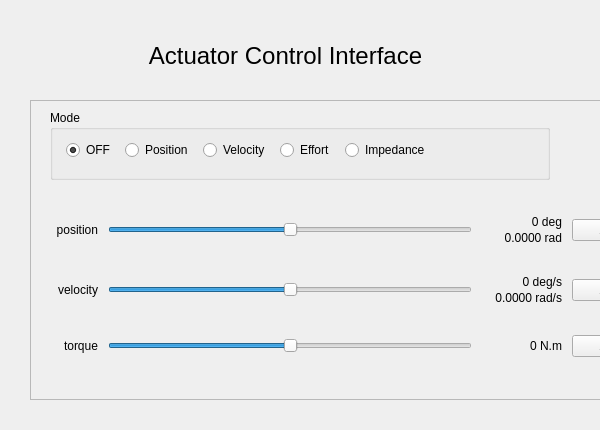
<?xml version="1.0" encoding="UTF-8"?>
<ui version="4.0">
 <class>Form</class>
 <widget class="QWidget" name="Form">
  <property name="geometry">
   <rect>
    <x>0</x>
    <y>0</y>
    <width>600</width>
    <height>430</height>
   </rect>
  </property>
  <property name="windowTitle">
   <string>Form</string>
  </property>

  <widget class="QLabel" name="label_title">
   <property name="geometry">
    <rect>
     <x>130</x>
     <y>40</y>
     <width>311</width>
     <height>31</height>
    </rect>
   </property>
   <property name="font">
    <font>
     <pointsize>18</pointsize>
     <weight>50</weight>
     <bold>false</bold>
    </font>
   </property>
   <property name="text">
    <string>Actuator Control Interface</string>
   </property>
   <property name="alignment">
    <set>Qt::AlignCenter</set>
   </property>
  </widget>

  <widget class="QFrame" name="frame">
   <property name="geometry">
    <rect>
     <x>30</x>
     <y>100</y>
     <width>800</width>
     <height>300</height>
    </rect>
   </property>
   <property name="frameShape">
    <enum>QFrame::StyledPanel</enum>
   </property>
   <property name="frameShadow">
    <enum>QFrame::Raised</enum>
   </property>

   <!-- MODE group -->
   <widget class="QGroupBox" name="mode_group">
    <property name="geometry">
     <rect>
      <x>20</x>
      <y>10</y>
      <width>500</width>
      <height>70</height>
     </rect>
    </property>
    <property name="title">
     <string>Mode</string>
    </property>
    <widget class="QWidget" name="horizontalLayoutWidget_mode">
     <property name="geometry">
      <rect>
       <x>10</x>
       <y>25</y>
       <width>600</width>
       <height>31</height>
      </rect>
     </property>
     <layout class="QHBoxLayout" name="horizontalLayout_mode">
      <property name="spacing">
       <number>10</number>
      </property>
      <property name="leftMargin">
       <number>6</number>
      </property>
      <property name="rightMargin">
       <number>6</number>
      </property>
      <item>
       <widget class="QRadioButton" name="mode_off">
        <property name="text">
         <string>OFF</string>
        </property>
        <property name="checked">
         <bool>true</bool>
        </property>
       </widget>
      </item>
      <item>
       <widget class="QRadioButton" name="mode_position">
        <property name="text">
         <string>Position</string>
        </property>
       </widget>
      </item>
      <item>
       <widget class="QRadioButton" name="mode_velocity">
        <property name="text">
         <string>Velocity</string>
        </property>
       </widget>
      </item>
      <item>
       <widget class="QRadioButton" name="mode_effort">
        <property name="text">
         <string>Effort</string>
        </property>
       </widget>
      </item>
      <item>
       <widget class="QRadioButton" name="mode_impedance">
        <property name="text">
         <string>Impedance</string>
        </property>
       </widget>
      </item>
      <item>
       <spacer name="mode_spacer">
        <property name="orientation">
         <enum>Qt::Horizontal</enum>
        </property>
        <property name="sizeHint" stdset="0">
         <size>
          <width>10</width>
          <height>10</height>
         </size>
        </property>
       </spacer>
      </item>
     </layout>
    </widget>
   </widget>   

   <!-- Sliders grid (more space for 2-line values) -->
   <widget class="QWidget" name="gridLayoutWidget_controls">
    <property name="geometry">
     <rect>
      <x>20</x>
      <y>95</y>
      <width>700</width>
      <height>185</height>
     </rect>
    </property>
    <layout class="QGridLayout" name="gridLayout_controls">
     <property name="horizontalSpacing">
      <number>10</number>
     </property>
     <property name="verticalSpacing">
      <number>16</number>
     </property>
     <property name="leftMargin">
      <number>6</number>
     </property>
     <property name="rightMargin">
      <number>6</number>
     </property>
     <property name="topMargin">
      <number>6</number>
     </property>
     <property name="bottomMargin">
      <number>6</number>
     </property>

     <!-- Row 0: Position -->
     <item row="0" column="0">
      <widget class="QLabel" name="label_pos">
       <property name="text">
        <string>position</string>
       </property>
       <property name="alignment">
        <set>Qt::AlignRight|Qt::AlignTrailing|Qt::AlignVCenter</set>
       </property>
      </widget>
     </item>

     <item row="0" column="1">
      <widget class="QSlider" name="position">
       <property name="sizePolicy">
        <sizepolicy hsizetype="Expanding" vsizetype="Fixed">
         <horstretch>1</horstretch>
         <verstretch>0</verstretch>
        </sizepolicy>
       </property>
       <property name="minimum">
        <number>-360</number>
       </property>
       <property name="maximum">
        <number>360</number>
       </property>
       <property name="sliderPosition">
        <number>0</number>
       </property>
       <property name="orientation">
        <enum>Qt::Horizontal</enum>
       </property>
      </widget>
     </item>

     <!-- Position values (2 lines) -->
     <item row="0" column="2">
      <widget class="QWidget" name="pos_value_box">
       <layout class="QVBoxLayout" name="pos_value_vbox">
        <property name="spacing">
         <number>2</number>
        </property>
        <property name="leftMargin">
         <number>0</number>
        </property>
        <property name="rightMargin">
         <number>0</number>
        </property>
        <property name="topMargin">
         <number>0</number>
        </property>
        <property name="bottomMargin">
         <number>0</number>
        </property>
        <item>
         <widget class="QLabel" name="pos_deg_value">
          <property name="minimumSize">
           <size>
            <width>80</width>
            <height>0</height>
           </size>
          </property>
          <property name="text">
           <string>0 deg</string>
          </property>
          <property name="alignment">
           <set>Qt::AlignRight|Qt::AlignVCenter</set>
          </property>
         </widget>
        </item>
        <item>
         <widget class="QLabel" name="pos_rad_value">
          <property name="text">
           <string>0.0000 rad</string>
          </property>
          <property name="alignment">
           <set>Qt::AlignRight|Qt::AlignVCenter</set>
          </property>
         </widget>
        </item>
       </layout>
      </widget>
     </item>

     <item row="0" column="3">
      <widget class="QPushButton" name="pos_zero_btn">
       <property name="text">
        <string>Zéro</string>
       </property>
      </widget>
     </item>
     <item row="0" column="4">
      <widget class="QCheckBox" name="pos_from_vel_cb">
       <property name="text">
        <string>Pos = ∫ vel</string>
       </property>
       <property name="toolTip">
        <string>Génère la consigne position en intégrant la vitesse. Désactive le slider position.</string>
       </property>
      </widget>
     </item>

     <!-- Row 1: Velocity -->
     <item row="1" column="0">
      <widget class="QLabel" name="label_vel">
       <property name="text">
        <string>velocity</string>
       </property>
       <property name="alignment">
        <set>Qt::AlignRight|Qt::AlignTrailing|Qt::AlignVCenter</set>
       </property>
      </widget>
     </item>

     <item row="1" column="1">
      <widget class="QSlider" name="velocity">
       <property name="minimum">
        <number>-1000</number>
       </property>
       <property name="maximum">
        <number>1000</number>
       </property>
       <property name="sliderPosition">
        <number>0</number>
       </property>
       <property name="orientation">
        <enum>Qt::Horizontal</enum>
       </property>
      </widget>
     </item>

     <!-- Velocity values (2 lines) -->
     <item row="1" column="2">
      <widget class="QWidget" name="vel_value_box">
       <layout class="QVBoxLayout" name="vel_value_vbox">
        <property name="spacing">
         <number>2</number>
        </property>
        <property name="leftMargin">
         <number>0</number>
        </property>
        <property name="rightMargin">
         <number>0</number>
        </property>
        <property name="topMargin">
         <number>0</number>
        </property>
        <property name="bottomMargin">
         <number>0</number>
        </property>
        <item>
         <widget class="QLabel" name="vel_deg_s_value">
          <property name="minimumSize">
           <size>
            <width>80</width>
            <height>0</height>
           </size>
          </property>
          <property name="text">
           <string>0 deg/s</string>
          </property>
          <property name="alignment">
           <set>Qt::AlignRight|Qt::AlignVCenter</set>
          </property>
         </widget>
        </item>
        <item>
         <widget class="QLabel" name="vel_rad_s_value">
          <property name="text">
           <string>0.0000 rad/s</string>
          </property>
          <property name="alignment">
           <set>Qt::AlignRight|Qt::AlignVCenter</set>
          </property>
         </widget>
        </item>
       </layout>
      </widget>
     </item>

     <item row="1" column="3">
      <widget class="QPushButton" name="vel_zero_btn">
       <property name="text">
        <string>Zéro</string>
       </property>
      </widget>
     </item>

     <!-- Row 2: Torque -->
     <item row="2" column="0">
      <widget class="QLabel" name="label_trq">
       <property name="text">
        <string>torque</string>
       </property>
       <property name="alignment">
        <set>Qt::AlignRight|Qt::AlignTrailing|Qt::AlignVCenter</set>
       </property>
      </widget>
     </item>

     <item row="2" column="1">
      <widget class="QSlider" name="torque">
       <property name="minimum">
        <number>-1000</number>
       </property>
       <property name="maximum">
        <number>1000</number>
       </property>
       <property name="sliderPosition">
        <number>0</number>
       </property>
       <property name="orientation">
        <enum>Qt::Horizontal</enum>
       </property>
      </widget>
     </item>

     <!-- Torque value (1 line) -->
     <item row="2" column="2">
      <widget class="QLabel" name="trq_nm_value">
       <property name="minimumSize">
        <size>
         <width>80</width>
         <height>0</height>
        </size>
       </property>
       <property name="text">
        <string>0 N.m</string>
       </property>
       <property name="alignment">
        <set>Qt::AlignRight|Qt::AlignVCenter</set>
       </property>
      </widget>
     </item>

     <item row="2" column="3">
      <widget class="QPushButton" name="trq_zero_btn">
       <property name="text">
        <string>Zéro</string>
       </property>
      </widget>
     </item>

    </layout>
   </widget>

  </widget>

  <zorder>frame</zorder>
  <zorder>label_title</zorder>
 </widget>

 <resources/>
 <connections/>
</ui>
